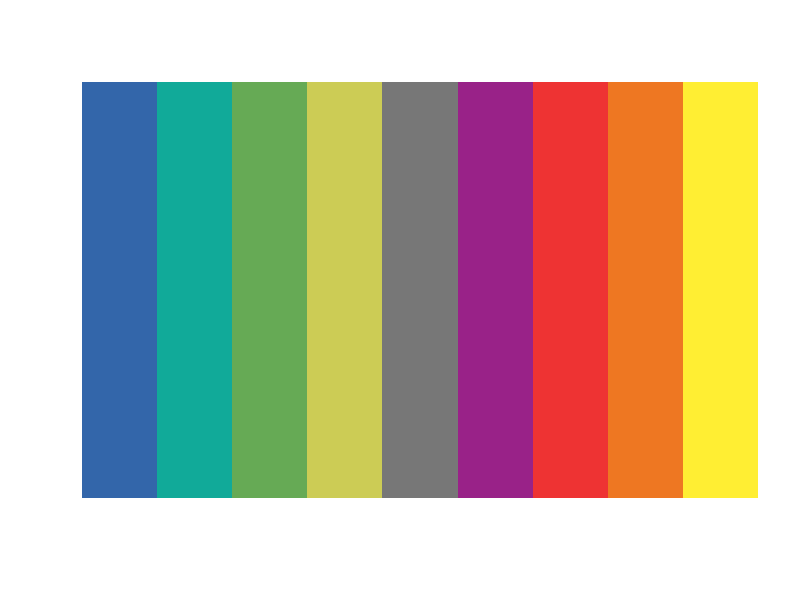

Write the R code that produced this figure.
#################################################
#  Color-blind friendly universal color palette #
#  for curatedMetagenomicData figures.          #
#################################################

blue = "#3366aa"
blueGreen = "#11aa99"
green = "#66aa55"
paleYellow = "#cccc55"
gray = "#777777"
purple = "#992288"
red = "#ee3333"
orange = "#ee7722"
yellow = "#ffee33"
pallet = c(blue, blueGreen, green, paleYellow, gray, purple, red, orange, yellow)
n = length(pallet)
pallet_image = image(1:n, 1, as.matrix(1:n), col = pallet, 
                      xlab = "", ylab = "", xaxt = "n", yaxt = "n", 
                      bty = "n")
